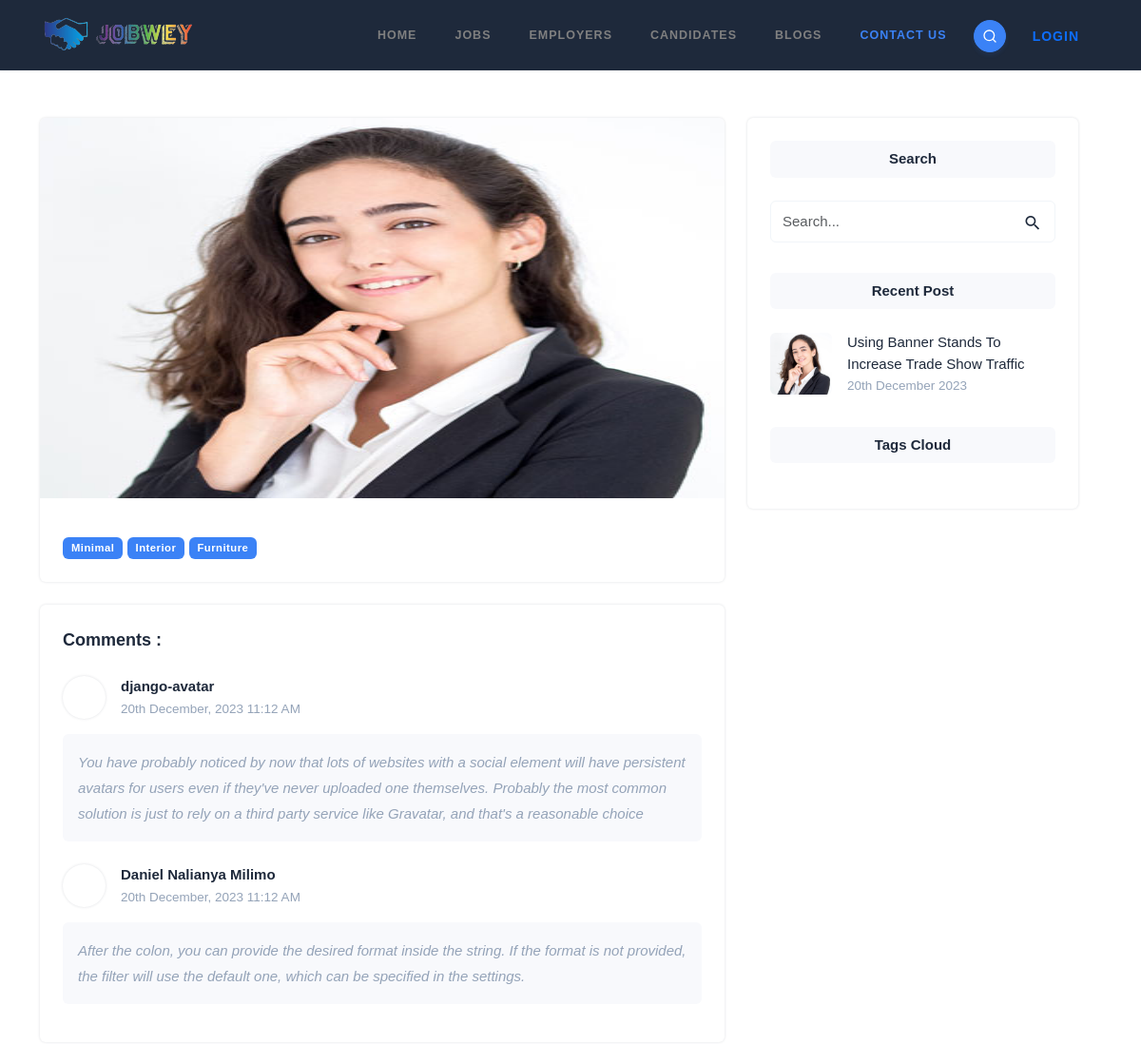
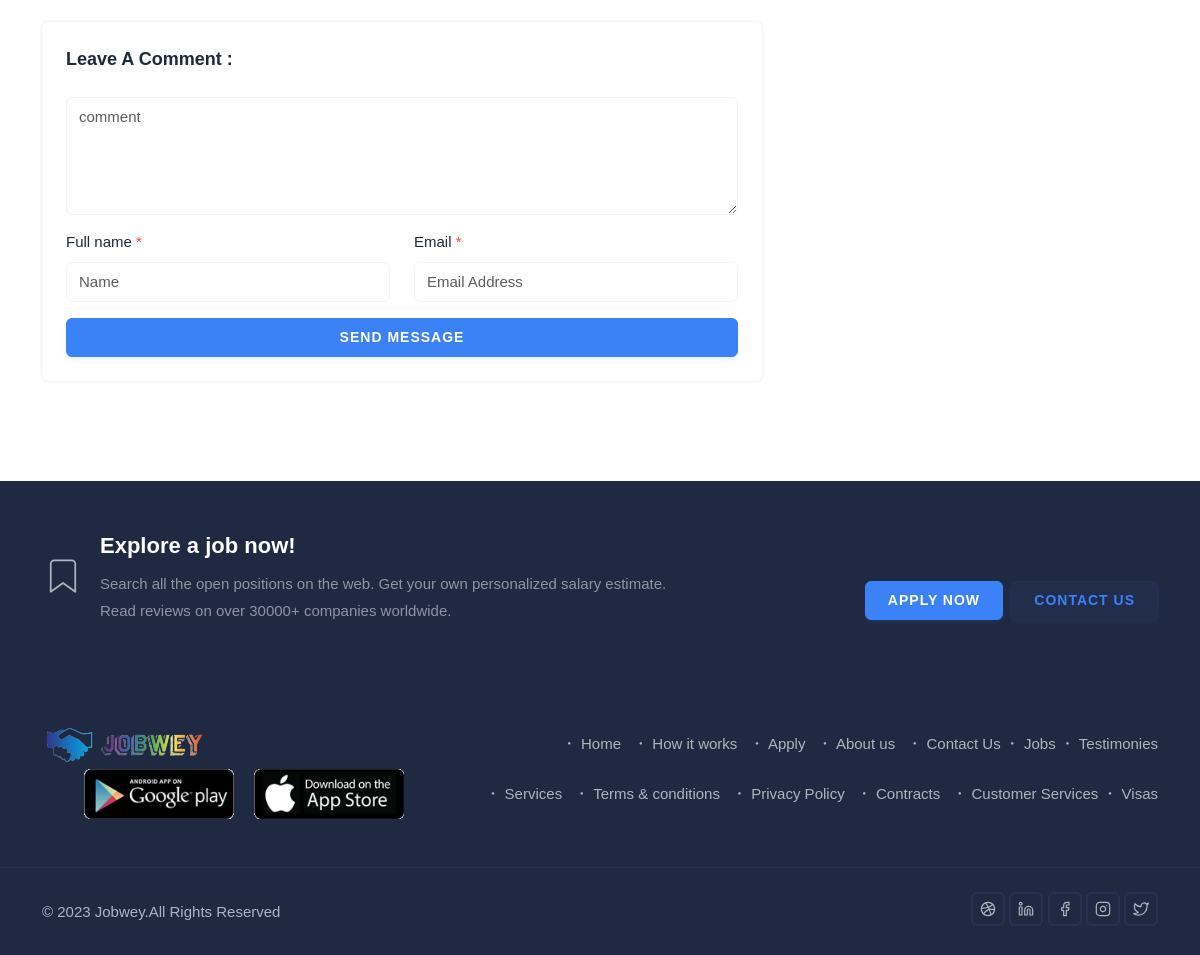
Page /posts/using-banner-stands-to-increase-trade-show-traffic/ on the committed database (2 pictures, top to bottom).
### posts/models.py (models this page shows, shortened)
class Post(models.Model):
    title = models.CharField(max_length=100, unique=True)
    category = models.ForeignKey(Category, on_delete=models.CASCADE, related_name="post_category")
    tags = models.ManyToManyField(Tag, blank=True)
    slug = models.SlugField(max_length=100, unique=True)
    image = models.ImageField(upload_to="posts/")
    content = tinymce_models.HTMLField()
    createdAt = models.DateTimeField(auto_now_add=True)
    updatedAt = models.DateTimeField(auto_now=True)
    read_time = models.IntegerField(default=0)
    def get_absolute_url(self):
        return reverse("posts:post_detail", kwargs={"post_slug": self.slug})
    def get_comments(self):
        return self.post_comment.all().order_by("-id")

class PostComment(models.Model):
    post = models.ForeignKey(Post, on_delete=models.CASCADE, related_name="post_comment")
    full_name = models.CharField(max_length=100, blank=True, null=True)
    email = models.EmailField(max_length=100, blank=True, null=True)
    comment = models.TextField()
    createdAt = models.DateTimeField(auto_now_add=True)
    updatedAt = models.DateTimeField(auto_now=True)

### posts/views.py (the view)
# urls.py: path("<str:post_slug>/", views.PostDetailView.as_view(), name="post_detail"),
class PostDetailView(TemplateView):
    model = Post
    template_name = "posts/post.html"
    form_class = PostCommentForm
    def get_object(self, **kwargs):
        return get_object_or_404(self.model, slug=kwargs.get("post_slug"))
    def get_context_data(self, **kwargs):
        context = super().get_context_data(**kwargs)
        context['post'] = self.get_object(**kwargs)
        context['form'] = self.form_class()
        return context
    def post(self, *args, **kwargs):
        form = self.form_class(self.request.POST)
        if form.is_valid():
            instance = form.save(commit=False)
            instance.post = self.get_object(**kwargs)
            instance.post.save()
            instance.save()
            form.save()
            return HttpResponseRedirect(self.request.META.get("HTTP_REFERER"))

### posts/forms.py
class PostCommentForm(forms.ModelForm):
    class Meta:
        model = PostComment
        fields = ['full_name', 'email', 'comment']
        widgets = {
            "full_name": forms.TextInput(attrs={"class": "form-control", "placeholder": "Name"}),
            "email": forms.EmailInput(attrs={"class": "form-control", "placeholder": "Email Address"}),
            "comment": forms.Textarea(attrs={"class": "form-control", "cols": 4,"rows":4, "placeholder":"comment"}),
        }

### tokens/models.py (called while the page is built)
    def __str__(self):
        return f"{self.pk}"

### upjobwey/context_processors.py (called while the page is built)
def get_recent_time():
    return timezone.now() - datetime.timedelta(days=7)

def site_constants(request):
    return dict(
        dribbble="jobwey",
        linkedin="jobwey",
        facebook="jobwey",
        instagram="jobwey",
        twitter="jobwey",
        tinymce_apikey=TinyMceApiKey.objects.filter(is_active=True).last(),
        tags = Tag.objects.all()[:8],
        recent_posts = Post.objects.filter(createdAt__gte=get_recent_time()).all().order_by("?")[:6],
    )

### templates/posts/post.html (shortened to what this page needs)
{% extends "base.html" %}
{% load static %}
{% block main %}
<div class="container">
  <div class="row g-4">
    <div class="row g-4">
      <div class="col-lg-8 col-md-7">
        <div class="card border-0 shadow rounded overflow-hidden">
          <img
            src="{{post.image.url}}"
            class="img-fluid"
            alt=""
            style="width: auto; max-height: 400px"
          />
          <div class="card-body">
            <a href="javascript:void(0)" class="badge badge-link bg-primary"
              >Minimal</a
            >
            <a href="javascript:void(0)" class="badge badge-link bg-primary"
              >Interior</a
            >
            <a href="javascript:void(0)" class="badge badge-link bg-primary"
              >Furniture</a
            >
          </div>
        </div>
        {% include "posts/comments.html" %}
        {% include "posts/comment_form.html" %}
      </div>
      {% include "posts/recent_posts.html" %}
    </div>
  </div>
</div>
{% endblock main %}

### templates/posts/comments.html
{% load static %}
{% load avatar_tags %}
<div class="card shadow rounded border-0 mt-4">
  <div class="card-body">
    <h5 class="card-title mb-0">Comments :</h5>
    {% if post.get_comments %}
    <ul class="media-list list-unstyled mb-0">
      {% for comment in post.get_comments %}
      <li class="mt-4">
        <div class="d-flex justify-content-between">
          <div class="d-flex align-items-center">
            <a class="pe-3" href="#">
              <svg
                class="img-fluid avatar avatar-md-sm rounded-circle shadow"
                width="40"
                height="40"
                data-jdenticon-value="user{{comment.pk}}"
              ></svg>
            </a>
            <div class="commentor-detail">
              <h6 class="mb-0">
                <a href="javascript:void(0)" class="text-dark media-heading"
                  >{{comment.full_name|default:"Beneficiary"}}</a
                >
              </h6>
              <small class="text-muted"
                >{{comment.createdAt|date:"jS F, Y H:m A"}}</small
              >
            </div>
          </div>
        </div>
        <div class="mt-3">
          <p class="text-muted fst-italic p-3 bg-light rounded">
            {{comment.comment|safe}}
          </p>
        </div>
      </li>
      {% endfor %}
    </ul>
    {% endif %}
  </div>
</div>

### templates/posts/recent_posts.html (shortened to what this page needs)
{% load static %}
<div class="col-lg-4 col-md-6 col-12">
  <div class="card bg-white p-4 rounded shadow sticky-bar">
    <div>
      <h6 class="pt-2 pb-2 bg-light rounded text-center">Search</h6>
      <div class="search-bar mt-4">
        <div id="itemSearch2" class="menu-search mb-0">
          <form
            role="search"
            method="get"
            id="searchItemform2"
            class="searchform"
          >
            <input
              type="text"
              class="form-control rounded border"
              name="s"
              id="searchItem2"
              placeholder="Search..."
            />
          </form>
        </div>
      </div>
    </div>
    <div class="mt-4 pt-2">
      <h6 class="pt-2 pb-2 bg-light rounded text-center">Recent Post</h6>
      {% if recent_posts %}
      <div class="mt-4">
        {% for post in recent_posts %}
        <div class="blog blog-primary d-flex align-items-center">
          <img
            src="{{post.image.url}}"
            class="avatar avatar-small rounded"
            style="width: auto"
            alt=""
          />
          <div class="flex-1 ms-3">
            <a
              href="{{post.get_absolute_url}}"
              class="d-block title text-dark fw-medium"
              >{{post.title|truncatewords:"10"}}</a
            >
            <span class="text-muted small"
              >{{post.createdAt|date:"jS F Y"}}</span
            >
          </div>
        </div>
        {% endfor %}
      </div>
      {% endif %}
    </div>
    <div class="mt-4 pt-2 text-center">
      <h6 class="pt-2 pb-2 bg-light rounded">Tags Cloud</h6>
    </div>
  </div>
</div>

### templates/common/footer.html (style rules this page uses)
div > ul, ul { list-style: none; }

### rows in the picture
Post: image (picture), title "Using Banner Stands To Increase Trade Show Traffic", createdAt "20th December 2023"
PostComment: full_name "django-avatar", createdAt "20th December, 2023 11:12 AM", comment "You have probably noticed by now that lots of websites with a social element will have persistent avatars for users even if they've never uploaded one themselves. Probably the most common solution is just to rely on a third party service like Gravatar, and that's a reasonable choice"
PostComment: full_name "Daniel Nalianya Milimo", createdAt "20th December, 2023 11:12 AM", comment "After the colon, you can provide the desired format inside the string. If the format is not provided, the filter will use the default one, which can be specified in the settings."
